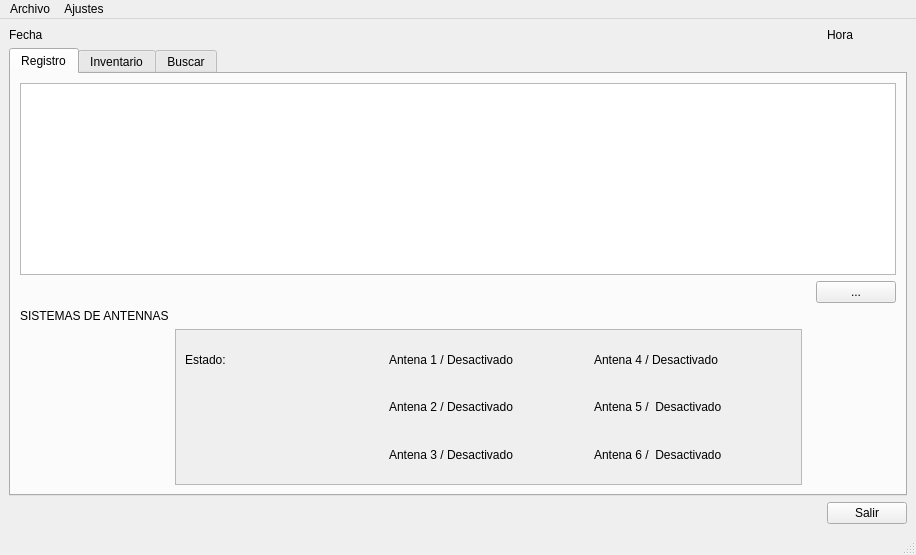
<?xml version="1.0" encoding="UTF-8"?>
<ui version="4.0">
 <class>MainWindow</class>
 <widget class="QMainWindow" name="MainWindow">
  <property name="geometry">
   <rect>
    <x>0</x>
    <y>0</y>
    <width>916</width>
    <height>555</height>
   </rect>
  </property>
  <property name="windowTitle">
   <string>BASE DE DATOS</string>
  </property>
  <widget class="QWidget" name="centralwidget">
   <layout class="QGridLayout" name="gridLayout_6">
    <item row="0" column="1">
     <widget class="QLabel" name="timeLabel">
      <property name="text">
       <string>Hora</string>
      </property>
     </widget>
    </item>
    <item row="0" column="0">
     <widget class="QLabel" name="dateLabel">
      <property name="text">
       <string>Fecha</string>
      </property>
     </widget>
    </item>
    <item row="2" column="0">
     <spacer name="horizontalSpacer_4">
      <property name="orientation">
       <enum>Qt::Horizontal</enum>
      </property>
      <property name="sizeHint" stdset="0">
       <size>
        <width>775</width>
        <height>20</height>
       </size>
      </property>
     </spacer>
    </item>
    <item row="2" column="1">
     <widget class="QPushButton" name="closeButton">
      <property name="text">
       <string>Salir</string>
      </property>
     </widget>
    </item>
    <item row="1" column="0" colspan="2">
     <widget class="QTabWidget" name="tabWidgetTab">
      <property name="currentIndex">
       <number>0</number>
      </property>
      <widget class="QWidget" name="tab">
       <attribute name="title">
        <string>Registro</string>
       </attribute>
       <layout class="QGridLayout" name="gridLayout_4">
        <item row="1" column="0" colspan="4">
         <layout class="QHBoxLayout" name="horizontalLayout_6">
          <item>
           <spacer name="horizontalSpacer_6">
            <property name="orientation">
             <enum>Qt::Horizontal</enum>
            </property>
            <property name="sizeHint" stdset="0">
             <size>
              <width>771</width>
              <height>20</height>
             </size>
            </property>
           </spacer>
          </item>
          <item>
           <widget class="QPushButton" name="seeMoreButtonTab1">
            <property name="text">
             <string>...</string>
            </property>
           </widget>
          </item>
         </layout>
        </item>
        <item row="3" column="3">
         <spacer name="verticalSpacer_3">
          <property name="orientation">
           <enum>Qt::Vertical</enum>
          </property>
          <property name="sizeType">
           <enum>QSizePolicy::Fixed</enum>
          </property>
          <property name="sizeHint" stdset="0">
           <size>
            <width>82</width>
            <height>89</height>
           </size>
          </property>
         </spacer>
        </item>
        <item row="0" column="0" colspan="4">
         <widget class="QTableWidget" name="tableWidgetTab1"/>
        </item>
        <item row="2" column="0">
         <widget class="QLabel" name="label_2">
          <property name="text">
           <string>SISTEMAS DE ANTENNAS</string>
          </property>
         </widget>
        </item>
        <item row="3" column="1">
         <widget class="QScrollArea" name="scrollArea">
          <property name="widgetResizable">
           <bool>true</bool>
          </property>
          <widget class="QWidget" name="scrollAreaWidgetContents">
           <property name="geometry">
            <rect>
             <x>0</x>
             <y>0</y>
             <width>633</width>
             <height>123</height>
            </rect>
           </property>
           <layout class="QGridLayout" name="gridLayout_2">
            <item row="0" column="0">
             <widget class="QLabel" name="label_5">
              <property name="text">
               <string>Estado:</string>
              </property>
             </widget>
            </item>
            <item row="0" column="1">
             <widget class="QLabel" name="antenna1Label">
              <property name="text">
               <string>Antena 1 / Desactivado</string>
              </property>
             </widget>
            </item>
            <item row="0" column="2">
             <widget class="QLabel" name="antenna4Label">
              <property name="text">
               <string>Antena 4 / Desactivado</string>
              </property>
             </widget>
            </item>
            <item row="1" column="1">
             <widget class="QLabel" name="antenna2Label">
              <property name="text">
               <string>Antena 2 / Desactivado</string>
              </property>
             </widget>
            </item>
            <item row="1" column="2">
             <widget class="QLabel" name="antenna5Label">
              <property name="text">
               <string>Antena 5 /  Desactivado</string>
              </property>
             </widget>
            </item>
            <item row="2" column="1">
             <widget class="QLabel" name="antenna3Label">
              <property name="text">
               <string>Antena 3 / Desactivado</string>
              </property>
             </widget>
            </item>
            <item row="2" column="2">
             <widget class="QLabel" name="antenna6Label">
              <property name="text">
               <string>Antena 6 /  Desactivado</string>
              </property>
             </widget>
            </item>
           </layout>
          </widget>
         </widget>
        </item>
        <item row="3" column="0">
         <spacer name="verticalSpacer_4">
          <property name="orientation">
           <enum>Qt::Vertical</enum>
          </property>
          <property name="sizeType">
           <enum>QSizePolicy::Fixed</enum>
          </property>
          <property name="sizeHint" stdset="0">
           <size>
            <width>82</width>
            <height>89</height>
           </size>
          </property>
         </spacer>
        </item>
       </layout>
       <zorder>tableWidgetTab1</zorder>
       <zorder>label_2</zorder>
       <zorder>scrollArea</zorder>
       <zorder>verticalSpacer_4</zorder>
      </widget>
      <widget class="QWidget" name="tab_2">
       <attribute name="title">
        <string>Inventario</string>
       </attribute>
       <layout class="QGridLayout" name="gridLayout_3">
        <item row="0" column="0">
         <layout class="QHBoxLayout" name="horizontalLayout_4">
          <item>
           <layout class="QHBoxLayout" name="horizontalLayout"/>
          </item>
          <item>
           <widget class="QLabel" name="label">
            <property name="text">
             <string>Buscar:</string>
            </property>
           </widget>
          </item>
          <item>
           <widget class="QLineEdit" name="searchLineEditTab2">
            <property name="text">
             <string/>
            </property>
           </widget>
          </item>
          <item>
           <widget class="QPushButton" name="clearSearchButtonTab2">
            <property name="text">
             <string/>
            </property>
           </widget>
          </item>
          <item>
           <spacer name="horizontalSpacer_5">
            <property name="orientation">
             <enum>Qt::Horizontal</enum>
            </property>
            <property name="sizeHint" stdset="0">
             <size>
              <width>288</width>
              <height>20</height>
             </size>
            </property>
           </spacer>
          </item>
          <item>
           <layout class="QHBoxLayout" name="horizontalLayout_2">
            <item>
             <widget class="QComboBox" name="itemTablecomboBoxTab2">
              <item>
               <property name="text">
                <string>UID</string>
               </property>
              </item>
              <item>
               <property name="text">
                <string>Equipo</string>
               </property>
              </item>
              <item>
               <property name="text">
                <string>Laboratorio</string>
               </property>
              </item>
             </widget>
            </item>
            <item>
             <widget class="QPushButton" name="searchButtonTab2">
              <property name="text">
               <string/>
              </property>
             </widget>
            </item>
           </layout>
          </item>
         </layout>
        </item>
        <item row="1" column="0">
         <layout class="QHBoxLayout" name="horizontalLayout_5">
          <item>
           <widget class="QTableView" name="tableViewTab2"/>
          </item>
          <item>
           <layout class="QVBoxLayout" name="verticalLayout_3">
            <item>
             <layout class="QVBoxLayout" name="verticalLayout">
              <item>
               <widget class="QPushButton" name="insertButtonTab2">
                <property name="text">
                 <string/>
                </property>
               </widget>
              </item>
              <item>
               <widget class="QPushButton" name="deleteButtonTab2">
                <property name="text">
                 <string/>
                </property>
               </widget>
              </item>
              <item>
               <widget class="QPushButton" name="updateButtonTab2">
                <property name="text">
                 <string/>
                </property>
               </widget>
              </item>
             </layout>
            </item>
            <item>
             <spacer name="verticalSpacer">
              <property name="orientation">
               <enum>Qt::Vertical</enum>
              </property>
              <property name="sizeHint" stdset="0">
               <size>
                <width>20</width>
                <height>236</height>
               </size>
              </property>
             </spacer>
            </item>
           </layout>
          </item>
         </layout>
        </item>
       </layout>
      </widget>
      <widget class="QWidget" name="tab_3">
       <attribute name="title">
        <string>Buscar</string>
       </attribute>
       <layout class="QGridLayout" name="gridLayout">
        <item row="0" column="0">
         <widget class="QLabel" name="label_3">
          <property name="text">
           <string>Buscar por UID:</string>
          </property>
         </widget>
        </item>
        <item row="0" column="1">
         <widget class="QLineEdit" name="searchLineEditTab3">
          <property name="text">
           <string/>
          </property>
         </widget>
        </item>
        <item row="0" column="2">
         <widget class="QPushButton" name="toggleButtonTab3">
          <property name="text">
           <string>Detectar</string>
          </property>
         </widget>
        </item>
        <item row="0" column="3" colspan="3">
         <spacer name="horizontalSpacer_3">
          <property name="orientation">
           <enum>Qt::Horizontal</enum>
          </property>
          <property name="sizeHint" stdset="0">
           <size>
            <width>346</width>
            <height>20</height>
           </size>
          </property>
         </spacer>
        </item>
        <item row="0" column="6">
         <widget class="QLabel" name="label_4">
          <property name="text">
           <string>Puerto Serial:</string>
          </property>
          <property name="alignment">
           <set>Qt::AlignCenter</set>
          </property>
         </widget>
        </item>
        <item row="0" column="7">
         <widget class="QComboBox" name="serialPortComboBoxTab3">
          <item>
           <property name="text">
            <string>/dev/ttyUSB0</string>
           </property>
          </item>
          <item>
           <property name="text">
            <string>/dev/ttyUSB1</string>
           </property>
          </item>
          <item>
           <property name="text">
            <string>/dev/ttyUSB2</string>
           </property>
          </item>
          <item>
           <property name="text">
            <string>/dev/ttyUSB3</string>
           </property>
          </item>
          <item>
           <property name="text">
            <string>/dev/ttyUSB4</string>
           </property>
          </item>
         </widget>
        </item>
        <item row="1" column="0" rowspan="3" colspan="4">
         <widget class="QTableView" name="tableViewTab3"/>
        </item>
        <item row="1" column="4">
         <spacer name="verticalSpacer_9">
          <property name="orientation">
           <enum>Qt::Vertical</enum>
          </property>
          <property name="sizeHint" stdset="0">
           <size>
            <width>20</width>
            <height>153</height>
           </size>
          </property>
         </spacer>
        </item>
        <item row="1" column="5" rowspan="3" colspan="2">
         <widget class="QListWidget" name="listWidgetTab3"/>
        </item>
        <item row="1" column="7">
         <spacer name="verticalSpacer_10">
          <property name="orientation">
           <enum>Qt::Vertical</enum>
          </property>
          <property name="sizeHint" stdset="0">
           <size>
            <width>20</width>
            <height>153</height>
           </size>
          </property>
         </spacer>
        </item>
        <item row="2" column="4">
         <widget class="QPushButton" name="selectUIDButtonTab3">
          <property name="text">
           <string>Seleccionar UID:</string>
          </property>
         </widget>
        </item>
        <item row="2" column="7">
         <widget class="QLabel" name="labelTab3">
          <property name="text">
           <string>No Disponible</string>
          </property>
         </widget>
        </item>
        <item row="3" column="4">
         <spacer name="verticalSpacer_8">
          <property name="orientation">
           <enum>Qt::Vertical</enum>
          </property>
          <property name="sizeHint" stdset="0">
           <size>
            <width>20</width>
            <height>154</height>
           </size>
          </property>
         </spacer>
        </item>
        <item row="3" column="7">
         <spacer name="verticalSpacer_11">
          <property name="orientation">
           <enum>Qt::Vertical</enum>
          </property>
          <property name="sizeHint" stdset="0">
           <size>
            <width>20</width>
            <height>154</height>
           </size>
          </property>
         </spacer>
        </item>
       </layout>
      </widget>
     </widget>
    </item>
   </layout>
  </widget>
  <widget class="QMenuBar" name="menubar">
   <property name="geometry">
    <rect>
     <x>0</x>
     <y>0</y>
     <width>916</width>
     <height>23</height>
    </rect>
   </property>
   <widget class="QMenu" name="menuArchivo">
    <property name="title">
     <string>Archivo</string>
    </property>
    <widget class="QMenu" name="menuSistemas_de_Antenas">
     <property name="title">
      <string>Sistemas de Antenas</string>
     </property>
     <addaction name="onOffAction"/>
    </widget>
    <addaction name="menuSistemas_de_Antenas"/>
   </widget>
   <widget class="QMenu" name="menuAjustes">
    <property name="title">
     <string>Ajustes</string>
    </property>
    <addaction name="scanSerialPortsAction"/>
    <addaction name="preferencesAction"/>
   </widget>
   <addaction name="menuArchivo"/>
   <addaction name="menuAjustes"/>
  </widget>
  <widget class="QStatusBar" name="statusbar"/>
  <action name="actionConfiguracio">
   <property name="text">
    <string>Ajustes</string>
   </property>
  </action>
  <action name="preferencesAction">
   <property name="text">
    <string>Preferencias</string>
   </property>
  </action>
  <action name="scanSerialPortsAction">
   <property name="text">
    <string>Escanear Puertos</string>
   </property>
  </action>
  <action name="onOffAction">
   <property name="text">
    <string>Activar/Desesactivar</string>
   </property>
  </action>
 </widget>
 <resources/>
 <connections/>
</ui>
